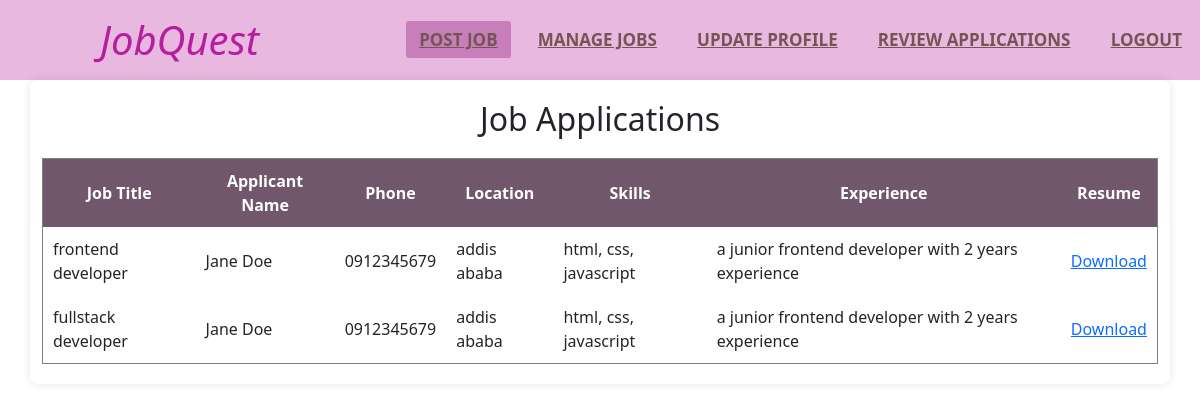
/php/review-applications.php (signed in), run on the app's committed database.
### tables this page shows
CREATE TABLE `applications` (
  `application_id` int(11) NOT NULL,
  `job_id` int(11) NOT NULL,
  `employee_id` int(11) NOT NULL,
  `status` enum('pending','accepted','rejected') DEFAULT 'pending',
  `applied_at` timestamp NOT NULL DEFAULT current_timestamp()
);

CREATE TABLE `jobs` (
  `job_id` int(11) NOT NULL,
  `employer_id` int(11) NOT NULL,
  `title` varchar(255) DEFAULT NULL,
  `description` text DEFAULT NULL,
  `salary` decimal(10,2) DEFAULT NULL,
  `location` varchar(255) DEFAULT NULL,
  `job_type` enum('full-time','part-time','contract') DEFAULT NULL,
  `posted_at` timestamp NOT NULL DEFAULT current_timestamp()
);

CREATE TABLE `users` (
  `user_id` int(11) NOT NULL,
  `name` varchar(255) NOT NULL,
  `email` varchar(255) NOT NULL,
  `password` varchar(255) NOT NULL,
  `role` enum('employee','employer','admin') NOT NULL,
  `created_at` timestamp NOT NULL DEFAULT current_timestamp()
);

CREATE TABLE `employees` (
  `employee_id` int(11) NOT NULL,
  `user_id` int(11) NOT NULL,
  `phone` varchar(20) DEFAULT NULL,
  `resume` varchar(255) DEFAULT NULL,
  `skills` text DEFAULT NULL,
  `experience` text DEFAULT NULL,
  `location` varchar(255) DEFAULT NULL
);

### php/review-applications.php (the view, shortened to what this page needs)
<?php
include 'config.php';
$query = "SELECT employer_id FROM employers WHERE user_id = ?";
$stmt = mysqli_prepare($conn, $query);
mysqli_stmt_bind_param($stmt, "i", $_SESSION['user_id']);
mysqli_stmt_execute($stmt);
mysqli_stmt_bind_result($stmt, $employer_id);
$query = "SELECT applications.application_id,
                 employees.phone, employees.location, employees.skills, employees.resume, employees.experience,
                 users.name AS applicant_name, jobs.title AS job_title
          FROM applications
          JOIN jobs ON applications.job_id = jobs.job_id
          JOIN employees ON applications.employee_id = employees.employee_id
          JOIN users ON employees.user_id = users.user_id
          WHERE jobs.employer_id = ?";
$stmt = mysqli_prepare($conn, $query);
mysqli_stmt_bind_param($stmt, "i", $employer_id);
mysqli_stmt_execute($stmt);
$result = mysqli_stmt_get_result($stmt);
?>
<!DOCTYPE html>
<html lang="en">
<head>
    <link rel="stylesheet" href="style-employee1.css">
    <link rel="stylesheet" href="https://cdnjs.cloudflare.com/ajax/libs/font-awesome/6.6.0/css/all.min.css">
    <link rel="stylesheet" href="https://cdn.jsdelivr.net/npm/bootstrap@5.3.3/dist/css/bootstrap.min.css">
</head>
<body>
 <div>
 <nav>
        <label class="logo">JobQuest</label>
        <ul>
        <li><a class="active" href="post-job.php">Post Job</a></li>
            <li><a href="manage-jobs.php">Manage Jobs</a></li>
            <li><a href="update-employer.php">Update Profile</a></li>
            <li><a href="review-applications.php">Review Applications</a></li>
            <li><a href="logout.php">Logout</a></li>
        </ul>
    </nav>
 </div>
    <div class="container">
        <h2>Job Applications</h2>
        <table border="1">
            <tr>
                <th>Job Title</th>
                <th>Applicant Name</th>
                <th>Phone</th>
                <th>Location</th>
                <th>Skills</th>
                <th>Experience</th>
                <th>Resume</th>
            </tr>
            <?php while ($row = mysqli_fetch_assoc($result)): ?>
            <tr>
                <td><?= htmlspecialchars($row['job_title']) ?></td>
                <td><?= htmlspecialchars($row['applicant_name']) ?></td>
                <td><?= htmlspecialchars($row['phone']) ?></td>
                <td><?= htmlspecialchars($row['location']) ?></td>
                <td><?= htmlspecialchars($row['skills']) ?></td>
                <td><?= htmlspecialchars($row['experience']) ?></td>
                <td>
                    <?php if (!empty($row['resume'])): ?>
                        <a href="uploads/<?= htmlspecialchars($row['resume']) ?>" target="_blank">Download</a>
                    <?php else: ?>
                        No Resume
                    <?php endif; ?>
                </td>
            </tr>
            <?php endwhile; ?>
        </table>
    </div>
</body>
</html>

### css/style-employee1.css (style rules this page uses)
body { font-family: 'Arial', sans-serif; background-color: #f8f9fa; margin: 0; padding: 0; text-decoration: none; box-sizing: border-box; list-style: none; }
nav { background: #e9b8e1; height: 80px; width: 100%; }
label.logo { color: #b61e9d; font-size: 40px; line-height: 80px; font-style: italic; padding: 0 100px; }
nav ul { float: right; line-height: 20px; }
nav ul li { display: inline-block; line-height: 80px; margin: 0 5px; }
nav ul li a { color: rgb(117, 84, 84); font-size: 17px; padding: 7px 13px; border-radius: 3px; text-transform: uppercase; font-weight: bold; }
a.active, a:hover { background: #c97ebc; transition: .5s; }
.container { width: 100%; max-width: 800px; background: white; padding: 20px; border-radius: 8px; box-shadow: 0px 0px 10px rgba(0, 0, 0, 0.1); text-align: center; }
table { width: 100%; border-collapse: collapse; margin-top: 20px; }
th, td { border: 1px solid #72686e; padding: 10px; text-align: left; }
th { background-color: #70576b; color: white; }

### data on the page
applications: job.title "frontend developer", users.name "Jane Doe", employee.phone "0912345679", employee.location "addis ababa", employee.skills "html, css, javascript", employee.experience "a junior frontend developer with 2 years experience"
applications: job.title "fullstack developer", users.name "Jane Doe", employee.phone "0912345679", employee.location "addis ababa", employee.skills "html, css, javascript", employee.experience "a junior frontend developer with 2 years experience"
